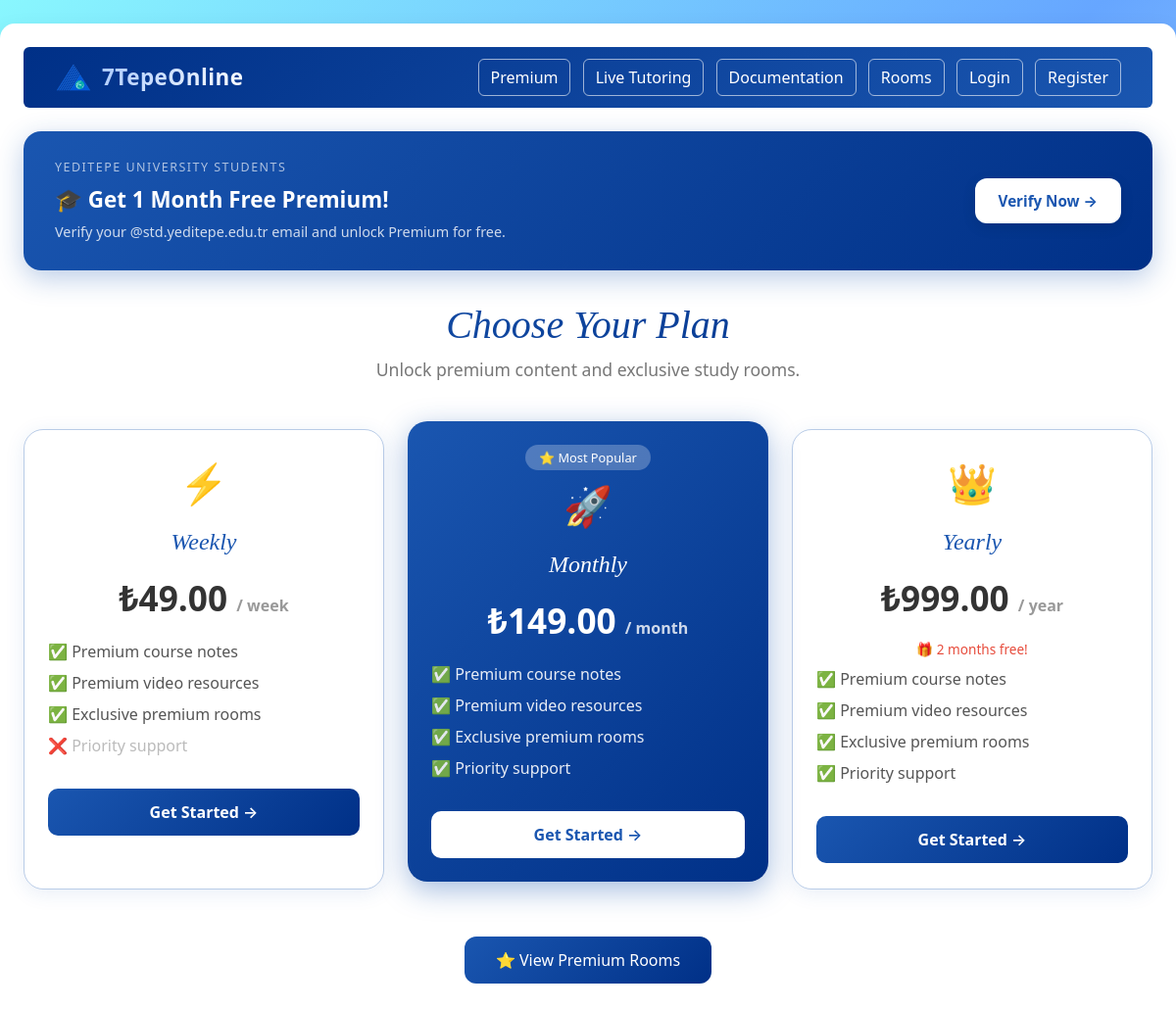
The page /premium/ on the database its author committed.
### core/models.py (models this page shows, shortened)
class PricingPlan(models.Model):
    key = models.CharField(max_length=20, unique=True)
    name = models.CharField(max_length=100)
    price = models.DecimalField(max_digits=8, decimal_places=2)
    currency = models.CharField(max_length=10, default='₺')
    period = models.CharField(max_length=20)
    icon = models.CharField(max_length=10, default='⚡')
    features = models.TextField(help_text='One feature per line')
    has_priority_support = models.BooleanField(default=False)
    is_popular = models.BooleanField(default=False)
    promo_text = models.CharField(max_length=100, blank=True)
    order = models.IntegerField(default=0)
    def features_list(self):
        return [f.strip() for f in self.features.strip().splitlines() if f.strip()]
    class Meta:
        ordering = ['order']

### core/views.py (the view, shortened to what this page needs)
# urls.py: path('premium/', views.pricing, name='pricing'),
def pricing(request):
    from .models import PricingPlan
    plans = PricingPlan.objects.all()
    return render(request, 'premium.html', {'plans': plans})

### core/templates/premium.html (shortened to what this page needs)
{% extends 'base.html' %}
{% block content %}
<div style="background:linear-gradient(135deg,#1a56b0,#003087);border-radius:18px;padding:28px 32px;margin-bottom:32px;display:flex;align-items:center;justify-content:space-between;flex-wrap:wrap;gap:16px;box-shadow:0 8px 28px rgba(26,86,176,0.3);">
    <div>
        <div style="font-size:0.78rem;color:rgba(255,255,255,0.65);text-transform:uppercase;letter-spacing:1.5px;margin-bottom:6px;">Yeditepe University Students</div>
        <div style="font-family:'Segoe UI',Arial,sans-serif;font-weight:900;font-size:1.4rem;color:white;margin-bottom:6px;">🎓 Get 1 Month Free Premium!</div>
        <div style="color:rgba(255,255,255,0.8);font-size:0.9rem;">Verify your @std.yeditepe.edu.tr email and unlock Premium for free.</div>
    </div>
    <a href="/verify-yeditepe/" style="background:white;color:#1a56b0;border-radius:12px;padding:12px 24px;font-weight:700;text-decoration:none;font-size:0.95rem;white-space:nowrap;box-shadow:0 4px 14px rgba(0,0,0,0.1);">
        Verify Now →
    </a>
</div>
<div class="text-center mb-5">
    <h2 style="font-family:'Playfair Display',Georgia,serif;font-style:italic;font-size:2.5rem;background:linear-gradient(135deg,#1a56b0,#003087);-webkit-background-clip:text;-webkit-text-fill-color:transparent;">
        Choose Your Plan
    </h2>
    <p style="color:#777;font-size:1.1rem;">Unlock premium content and exclusive study rooms.</p>
</div>
<div class="row g-4 justify-content-center mb-5">
{% for plan in plans %}
    <div class="col-md-4">
        <div class="p-4 text-center h-100" style="
            border-radius:20px;
            {% if plan.is_popular %}
                background:linear-gradient(135deg,#1a56b0,#003087);
                box-shadow:0 8px 30px rgba(26,86,176,0.4);
                transform:translateY(-8px);
            {% else %}
                border:1.5px solid rgba(26,86,176,0.3);
                box-shadow:0 4px 20px rgba(26,86,176,0.1);
            {% endif %}
            transition:transform 0.3s;
        "
        onmouseover="this.style.transform='translateY({% if plan.is_popular %}-14{% else %}-6{% endif %}px)'"
        onmouseout="this.style.transform='translateY({% if plan.is_popular %}-8{% else %}0{% endif %}px)'">
            {% if plan.is_popular %}
                <div class="mb-2">
                    <span style="background:rgba(255,255,255,0.25);color:white;border-radius:20px;padding:4px 14px;font-size:0.8rem;">⭐ Most Popular</span>
                </div>
            {% endif %}
            <div style="font-size:2.5rem;" class="mb-3">{{ plan.icon }}</div>
            <h4 style="font-family:'Playfair Display',Georgia,serif;font-style:italic;{% if plan.is_popular %}color:white;{% else %}color:#1a56b0;{% endif %}">
                {{ plan.name }}
            </h4>
            <div style="font-size:2.2rem;font-weight:700;{% if plan.is_popular %}color:white;{% else %}color:#333;{% endif %}" class="my-3">
                {{ plan.currency }}{{ plan.price }}
                <span style="font-size:1rem;{% if plan.is_popular %}opacity:0.8;{% else %}color:#999;{% endif %}">/ {{ plan.period }}</span>
            </div>
            {% if plan.promo_text %}
                <div style="color:#e74c3c;font-size:0.85rem;margin-bottom:8px;">{{ plan.promo_text }}</div>
            {% endif %}
            <ul style="list-style:none;padding:0;{% if plan.is_popular %}color:rgba(255,255,255,0.9);{% else %}color:#555;{% endif %}text-align:left;">
                {% for feature in plan.features_list %}
                    <li class="mb-2">✅ {{ feature }}</li>
                {% endfor %}
                {% if not plan.has_priority_support %}
                    <li class="mb-2" style="{% if plan.is_popular %}opacity:0.5;{% else %}color:#bbb;{% endif %}">❌ Priority support</li>
                {% endif %}
            </ul>
            <form method="POST" action="/premium/request/">
                <button class="btn w-100 mt-3" style="
                    {% if plan.is_popular %}
                        background:white;color:#1a56b0;
                    {% else %}
                        background:linear-gradient(135deg,#1a56b0,#003087);color:white;
                    {% endif %}
                    border:none;border-radius:10px;padding:12px;font-weight:600;">
                    Get Started →
                </button>
            </form>
        </div>
    </div>
{% endfor %}
</div>
<div class="text-center mt-2 mb-4">
    <a href="/premium-rooms/" class="btn" style="background:linear-gradient(135deg,#1a56b0,#003087);color:white;border:none;border-radius:12px;padding:12px 32px;font-size:1rem;">
        ⭐ View Premium Rooms
    </a>
</div>
{% endblock %}

### core/templates/base.html (style rules this page uses)
body { background: linear-gradient(135deg, #89f7fe, #66a6ff, #c2e9fb); min-height: 100vh; }

### rows shown on the page
PricingPlan: icon "⚡", name "Weekly", currency "₺", price "49.00", period "week", features_list "Premium course notes" "Premium video resources" "Exclusive premium rooms", has_priority_support "❌ Priority support"
PricingPlan: is_popular "⭐ Most Popular", icon "🚀", name "Monthly", currency "₺", price "149.00", period "month", features_list "Premium course notes" "Premium video resources" "Exclusive premium rooms" "Priority support"
PricingPlan: icon "👑", name "Yearly", currency "₺", price "999.00", period "year", promo_text "🎁 2 months free!", features_list "Premium course notes" "Premium video resources" "Exclusive premium rooms" "Priority support"
